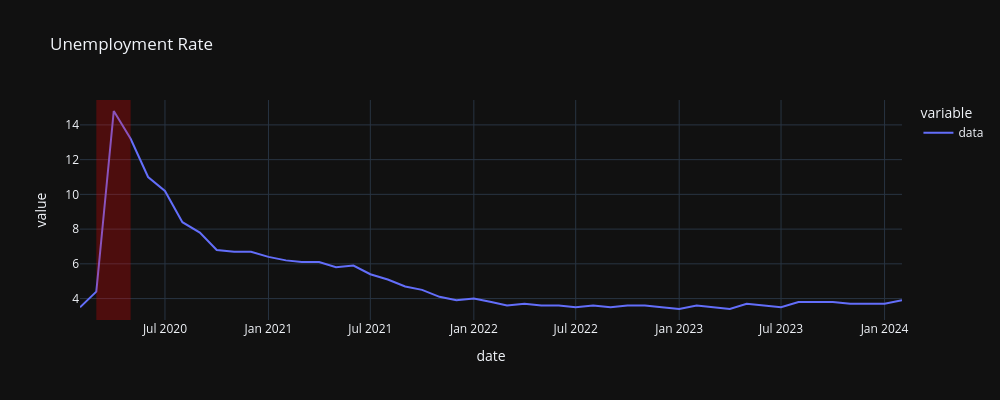

The notebook cell saved with this chart:
### Code cell
"""
Rising Unemployment: Job losses and rising unemployment rates are common
during a recession as businesses may cut costs by reducing their workforce.
"""

plot_data("UNRATE", "Unemployment Rate", years=4)

### Figure 1 — Plotly figure (JSON) as saved in the notebook; plotly's stock layout.template omitted (floating-point values rounded to 4 significant figures)
{"data": [{"hovertemplate": "variable=data<br>date=%{x|%B %d, %Y}<br>value=%{y}<extra></extra>", "legendgroup": "data", "line": {"color": "#636efa", "dash": "solid"}, "marker": {"symbol": "circle"}, "mode": "lines", "name": "data", "orientation": "v", "showlegend": true, "type": "scatter", "x": ["2020-02-01T00:00:00", "2020-03-01T00:00:00", "2020-04-01T00:00:00", "2020-05-01T00:00:00", "2020-06-01T00:00:00", "2020-07-01T00:00:00", "2020-08-01T00:00:00", "2020-09-01T00:00:00", "2020-10-01T00:00:00", "2020-11-01T00:00:00", "2020-12-01T00:00:00", "2021-01-01T00:00:00", "2021-02-01T00:00:00", "2021-03-01T00:00:00", "2021-04-01T00:00:00", "2021-05-01T00:00:00", "2021-06-01T00:00:00", "2021-07-01T00:00:00", "2021-08-01T00:00:00", "2021-09-01T00:00:00", "2021-10-01T00:00:00", "2021-11-01T00:00:00", "2021-12-01T00:00:00", "2022-01-01T00:00:00", "2022-02-01T00:00:00", "2022-03-01T00:00:00", "2022-04-01T00:00:00", "2022-05-01T00:00:00", "2022-06-01T00:00:00", "2022-07-01T00:00:00", "2022-08-01T00:00:00", "2022-09-01T00:00:00", "2022-10-01T00:00:00", "2022-11-01T00:00:00", "2022-12-01T00:00:00", "2023-01-01T00:00:00", "2023-02-01T00:00:00", "2023-03-01T00:00:00", "2023-04-01T00:00:00", "2023-05-01T00:00:00", "2023-06-01T00:00:00", "2023-07-01T00:00:00", "2023-08-01T00:00:00", "2023-09-01T00:00:00", "2023-10-01T00:00:00", "2023-11-01T00:00:00", "2023-12-01T00:00:00", "2024-01-01T00:00:00", "2024-02-01T00:00:00"], "xaxis": "x", "y": [3.5, 4.4, 14.8, 13.2, 11, 10.2, 8.4, 7.8, 6.8, 6.7, 6.7, 6.4, 6.2, 6.1, 6.1, 5.8, 5.9, 5.4, 5.1, 4.7, 4.5, 4.1, 3.9, 4, 3.8, 3.6, 3.7, 3.6, 3.6, 3.5, 3.6, 3.5, 3.6, 3.6, 3.5, 3.4, 3.6, 3.5, 3.4, 3.7, 3.6, 3.5, 3.8, 3.8, 3.8, 3.7, 3.7, 3.7, 3.9], "yaxis": "y"}], "layout": {"height": 400, "legend": {"title": {"text": "variable"}, "tracegroupgap": 0}, "shapes": [{"fillcolor": "red", "line": {"width": 0}, "opacity": 0.25, "type": "rect", "x0": "2020-03-01", "x1": "2020-05-01", "xref": "x", "y0": 0, "y1": 1, "yref": "y domain"}], "title": {"text": "Unemployment Rate"}, "width": 1000, "xaxis": {"anchor": "y", "domain": [0, 1], "title": {"text": "date"}}, "yaxis": {"anchor": "x", "domain": [0, 1], "title": {"text": "value"}}}}
